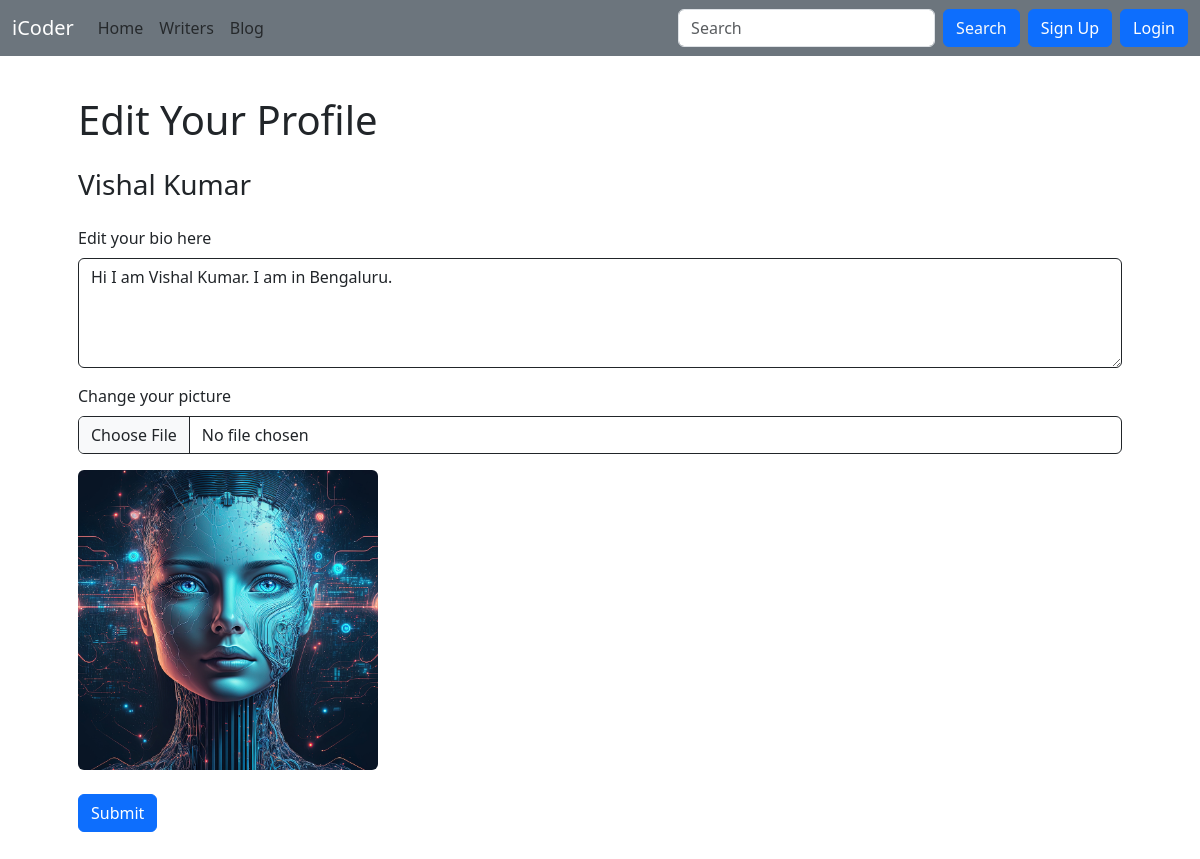
The app's page /writers/edit-profile/vishalkumar, older data.
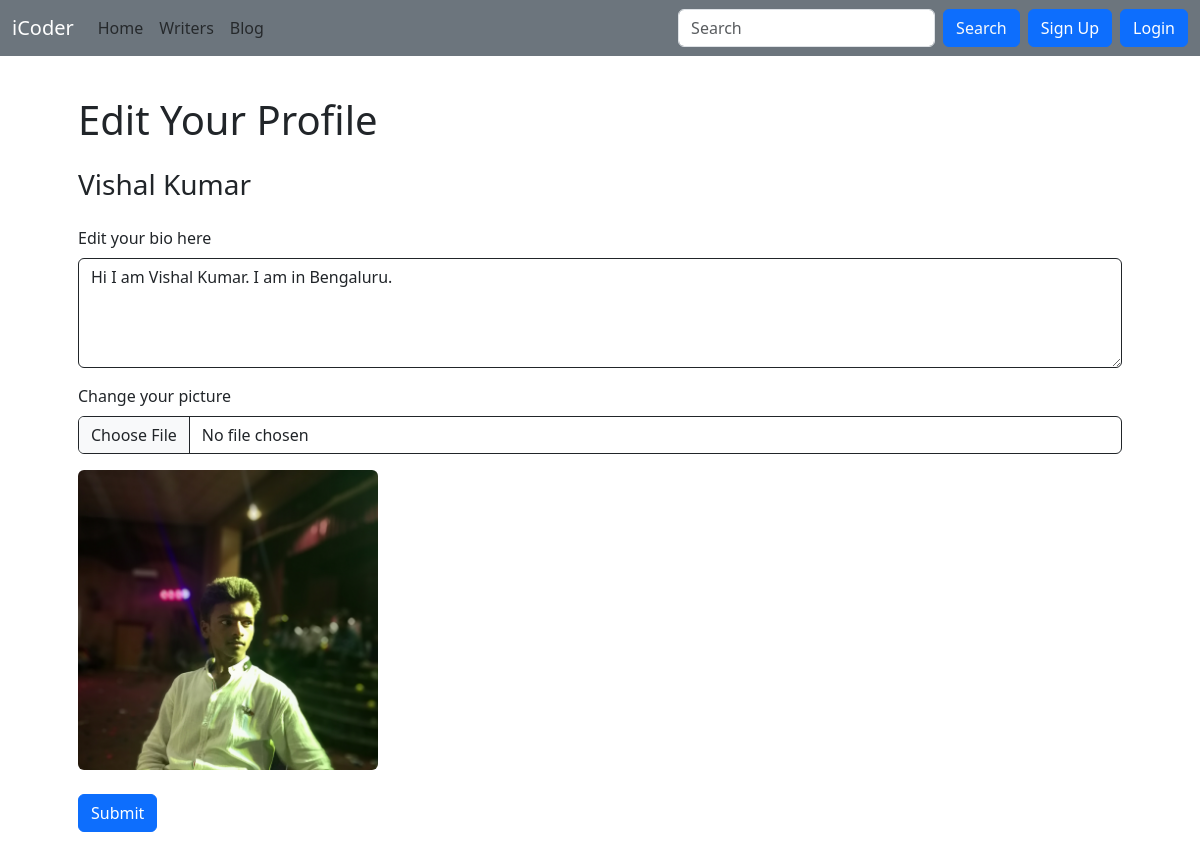
The same page, newer data.
### writers/models.py (models this page shows, shortened)
class Writer(models.Model):
    sno = models.AutoField(primary_key=True)
    username = models.CharField(max_length=15)
    firstName = models.CharField(max_length=100)
    lastName = models.CharField(max_length=100)
    email = models.CharField(max_length=100)
    password = models.CharField(max_length=100)
    bio = models.CharField(max_length=1000, default="")
    userImage  = models.ImageField(upload_to='blog/user', default='blog/user/default_user.png')

### writers/views.py (the view, shortened to what this page needs)
# urls.py: path('edit-profile/<str:slug>', views.EditProfileView.as_view(), name='editProfile'),
class EditProfileView(View):
    def get(self, request, slug):
        writer = Writer.objects.filter(username=slug).first()
        context = {'writer' : writer}
        return render(request, 'writers/editProfile.html', context)

### templates/writers/editProfile.html (shortened to what this page needs)
{% extends "base.html" %}
{% block body %}
<div class="container mt-5 p-5">
    <h1>Edit Your Profile</h1>
    <div class="my-4">
        <h3>{{writer.firstName}} {{writer.lastName}}</h3>
    </div>
    <form action="/writers/edit-profile/{{writer.username}}" method="POST" enctype="multipart/form-data">
        <div class="mb-3">
            <label for="bio" class="form-label">Edit your bio here</label>
            <textarea class="form-control border border-dark" id="bio" name="bio" rows="4">{{writer.bio}}</textarea>
        </div>
        <div class="mb-3">
            <label for="picture" class="form-label">Change your picture</label>
            <input class="form-control border border-dark" type="file" id="picture" name="picture" onchange="previewFile()">
        </div>
        <div class="mb-4" id="previewImage">
            <img src="/media/{{writer.userImage}}" onerror="this.src='/media/blog/user/default_user.png'" class="rounded img-fluid" id="defaultImage" style="width: 300px; height: 300px; object-fit: cover; object-position: top;" alt="">
        </div>
        <button type="submit" class="btn btn-primary">Submit</button>
    </form>
</div>
{% endblock body %}

Row changes from the older to the newer data that the page shows:
changed Writer "Vishal": userImage: a different picture
